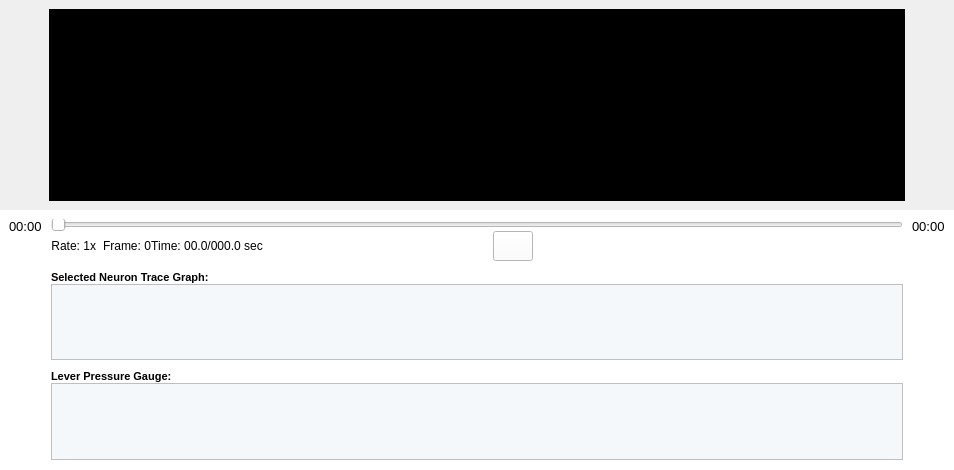
                  <widget class="QWidget" name="widget_85" native="true">
                   <property name="maximumSize">
                    <size>
                     <width>1550</width>
                     <height>16777215</height>
                    </size>
                   </property>
                   <property name="styleSheet">
                    <string notr="true">border-color: rgb(0, 0, 0);
border-color: rgb(0, 0, 0);</string>
                   </property>
                   <layout class="QGridLayout" name="gridLayout_5">
                    <property name="leftMargin">
                     <number>0</number>
                    </property>
                    <property name="topMargin">
                     <number>0</number>
                    </property>
                    <property name="rightMargin">
                     <number>0</number>
                    </property>
                    <property name="bottomMargin">
                     <number>0</number>
                    </property>
                    <property name="spacing">
                     <number>0</number>
                    </property>
                    <item row="0" column="0">
                     <widget class="QWidget" name="widget_90" native="true">
                      <property name="styleSheet">
                       <string notr="true">border-color: rgb(0, 0, 0);</string>
                      </property>
                      <layout class="QGridLayout" name="gridLayout_28" columnstretch="0,0,0">
                       <item row="0" column="0">
                        <spacer name="horizontalSpacer_4">
                         <property name="orientation">
                          <enum>Qt::Horizontal</enum>
                         </property>
                         <property name="sizeType">
                          <enum>QSizePolicy::Fixed</enum>
                         </property>
                         <property name="sizeHint" stdset="0">
                          <size>
                           <width>40</width>
                           <height>20</height>
                          </size>
                         </property>
                        </spacer>
                       </item>
                       <item row="0" column="2">
                        <spacer name="horizontalSpacer_11">
                         <property name="orientation">
                          <enum>Qt::Horizontal</enum>
                         </property>
                         <property name="sizeType">
                          <enum>QSizePolicy::Preferred</enum>
                         </property>
                         <property name="sizeHint" stdset="0">
                          <size>
                           <width>40</width>
                           <height>20</height>
                          </size>
                         </property>
                        </spacer>
                       </item>
                       <item row="0" column="1">
                        <widget class="QGraphicsView" name="scope_camera_view_item_3">
                         <property name="maximumSize">
                          <size>
                           <width>890</width>
                           <height>552</height>
                          </size>
                         </property>
                         <property name="styleSheet">
                          <string notr="true">background-color: rgb(0, 0, 0);</string>
                         </property>
                        </widget>
                       </item>
                      </layout>
                     </widget>
                    </item>
                    <item row="1" column="0">
                     <widget class="QWidget" name="widget_92" native="true">
                      <property name="sizePolicy">
                       <sizepolicy hsizetype="Minimum" vsizetype="Minimum">
                        <horstretch>0</horstretch>
                        <verstretch>0</verstretch>
                       </sizepolicy>
                      </property>
                      <property name="maximumSize">
                       <size>
                        <width>1550</width>
                        <height>260</height>
                       </size>
                      </property>
                      <property name="styleSheet">
                       <string notr="true">border-color: rgb(0, 0, 0);</string>
                      </property>
                      <layout class="QGridLayout" name="gridLayout_9">
                       <property name="leftMargin">
                        <number>0</number>
                       </property>
                       <property name="topMargin">
                        <number>0</number>
                       </property>
                       <property name="rightMargin">
                        <number>0</number>
                       </property>
                       <property name="bottomMargin">
                        <number>0</number>
                       </property>
                       <property name="spacing">
                        <number>0</number>
                       </property>
                       <item row="0" column="2">
                        <widget class="QWidget" name="widget_96" native="true">
                         <property name="sizePolicy">
                          <sizepolicy hsizetype="Minimum" vsizetype="Minimum">
                           <horstretch>0</horstretch>
                           <verstretch>0</verstretch>
                          </sizepolicy>
                         </property>
                         <property name="maximumSize">
                          <size>
                           <width>92</width>
                           <height>260</height>
                          </size>
                         </property>
                         <property name="styleSheet">
                          <string notr="true">background-color: rgb(255, 255, 255);
border-color: rgb(0, 0, 0);</string>
                         </property>
                         <layout class="QGridLayout" name="gridLayout_25">
                          <item row="1" column="0">
                           <spacer name="verticalSpacer_18">
                            <property name="orientation">
                             <enum>Qt::Vertical</enum>
                            </property>
                            <property name="sizeType">
                             <enum>QSizePolicy::Expanding</enum>
                            </property>
                            <property name="sizeHint" stdset="0">
                             <size>
                              <width>20</width>
                              <height>210</height>
                             </size>
                            </property>
                           </spacer>
                          </item>
                          <item row="0" column="0">
                           <widget class="QLabel" name="label_212">
                            <property name="font">
                             <font>
                              <family>Arial</family>
                              <pointsize>10</pointsize>
                             </font>
                            </property>
                            <property name="text">
                             <string>00:00</string>
                            </property>
                           </widget>
                          </item>
                         </layout>
                        </widget>
                       </item>
                       <item row="0" column="1">
                        <widget class="QWidget" name="widget_97" native="true">
                         <property name="maximumSize">
                          <size>
                           <width>1241</width>
                           <height>260</height>
                          </size>
                         </property>
                         <property name="styleSheet">
                          <string notr="true">border-color: rgb(0, 0, 0);
background-color: rgb(255, 255, 255);</string>
                         </property>
                         <layout class="QGridLayout" name="gridLayout_22">
                          <property name="leftMargin">
                           <number>0</number>
                          </property>
                          <property name="rightMargin">
                           <number>0</number>
                          </property>
                          <property name="bottomMargin">
                           <number>0</number>
                          </property>
                          <property name="spacing">
                           <number>0</number>
                          </property>
                          <item row="1" column="0">
                           <spacer name="verticalSpacer_33">
                            <property name="orientation">
                             <enum>Qt::Vertical</enum>
                            </property>
                            <property name="sizeType">
                             <enum>QSizePolicy::Fixed</enum>
                            </property>
                            <property name="sizeHint" stdset="0">
                             <size>
                              <width>17</width>
                              <height>10</height>
                             </size>
                            </property>
                           </spacer>
                          </item>
                          <item row="0" column="0">
                           <layout class="QGridLayout" name="gridLayout_23" columnstretch="0,0,0,1,0,2">
                            <item row="0" column="0" colspan="6">
                             <widget class="QSlider" name="horizontalSlider_12">
                              <property name="sizePolicy">
                               <sizepolicy hsizetype="Expanding" vsizetype="Fixed">
                                <horstretch>0</horstretch>
                                <verstretch>0</verstretch>
                               </sizepolicy>
                              </property>
                              <property name="maximumSize">
                               <size>
                                <width>1241</width>
                                <height>12</height>
                               </size>
                              </property>
                              <property name="toolTip">
                               <string>Scope Player</string>
                              </property>
                              <property name="orientation">
                               <enum>Qt::Horizontal</enum>
                              </property>
                             </widget>
                            </item>
                            <item row="1" column="0">
                             <widget class="QLabel" name="label_178">
                              <property name="sizePolicy">
                               <sizepolicy hsizetype="Minimum" vsizetype="Minimum">
                                <horstretch>0</horstretch>
                                <verstretch>0</verstretch>
                               </sizepolicy>
                              </property>
                              <property name="font">
                               <font>
                                <family>Arial</family>
                                <pointsize>9</pointsize>
                               </font>
                              </property>
                              <property name="text">
                               <string>Rate: 1x  </string>
                              </property>
                              <property name="alignment">
                               <set>Qt::AlignCenter</set>
                              </property>
                             </widget>
                            </item>
                            <item row="1" column="1">
                             <widget class="QLabel" name="label_211">
                              <property name="sizePolicy">
                               <sizepolicy hsizetype="Minimum" vsizetype="Minimum">
                                <horstretch>0</horstretch>
                                <verstretch>0</verstretch>
                               </sizepolicy>
                              </property>
                              <property name="font">
                               <font>
                                <family>Arial</family>
                                <pointsize>9</pointsize>
                               </font>
                              </property>
                              <property name="text">
                               <string>Frame: 0</string>
                              </property>
                              <property name="alignment">
                               <set>Qt::AlignCenter</set>
                              </property>
                             </widget>
                            </item>
                            <item row="1" column="2">
                             <widget class="QLabel" name="label_179">
                              <property name="sizePolicy">
                               <sizepolicy hsizetype="Minimum" vsizetype="Minimum">
                                <horstretch>0</horstretch>
                                <verstretch>0</verstretch>
                               </sizepolicy>
                              </property>
                              <property name="font">
                               <font>
                                <family>Arial</family>
                                <pointsize>9</pointsize>
                               </font>
                              </property>
                              <property name="text">
                               <string>Time: 00.0/000.0 sec</string>
                              </property>
                              <property name="alignment">
                               <set>Qt::AlignCenter</set>
                              </property>
                             </widget>
                            </item>
                            <item row="1" column="3">
                             <spacer name="horizontalSpacer_52">
                              <property name="orientation">
                               <enum>Qt::Horizontal</enum>
                              </property>
                              <property name="sizeHint" stdset="0">
                               <size>
                                <width>40</width>
                                <height>20</height>
                               </size>
                              </property>
                             </spacer>
                            </item>
                            <item row="1" column="4">
                             <layout class="QGridLayout" name="gridLayout_24">
                              <property name="horizontalSpacing">
                               <number>5</number>
                              </property>
                              <property name="verticalSpacing">
                               <number>0</number>
                              </property>
                              <item row="0" column="0">
                               <widget class="QPushButton" name="pushButton_10">
                                <property name="minimumSize">
                                 <size>
                                  <width>40</width>
                                  <height>30</height>
                                 </size>
                                </property>
                                <property name="maximumSize">
                                 <size>
                                  <width>40</width>
                                  <height>30</height>
                                 </size>
                                </property>
                                <property name="font">
                                 <font>
                                  <pointsize>10</pointsize>
                                 </font>
                                </property>
                                <property name="styleSheet">
                                 <string notr="true">#pushButton_10{
background-color: transparent; 
border-image: url(:/media/previous.png);
background:none;
border:none;
background-repeat:none;
}
#pushButton_10:pressed
{
border-image:url(:/media/previous_pre.png);
background-repeat: no-repeat;
}</string>
                                </property>
                                <property name="text">
                                 <string/>
                                </property>
                               </widget>
                              </item>
                              <item row="0" column="1">
                               <widget class="QPushButton" name="pushButton_11">
                                <property name="minimumSize">
                                 <size>
                                  <width>40</width>
                                  <height>30</height>
                                 </size>
                                </property>
                                <property name="maximumSize">
                                 <size>
                                  <width>40</width>
                                  <height>30</height>
                                 </size>
                                </property>
                                <property name="font">
                                 <font>
                                  <pointsize>10</pointsize>
                                 </font>
                                </property>
                                <property name="styleSheet">
                                 <string notr="true">#pushButton_11{
background-color: transparent; 
border-image: url(:/media/rw.png);
background:none;
border:none;
background-repeat:none;
}
#pushButton_11:pressed
{
border-image:url(:/media/rw_pre.png);
background-repeat: no-repeat;
}
</string>
                                </property>
                                <property name="text">
                                 <string/>
                                </property>
                               </widget>
                              </item>
                              <item row="0" column="2">
                               <widget class="QPushButton" name="pushButton_12">
                                <property name="minimumSize">
                                 <size>
                                  <width>40</width>
                                  <height>30</height>
                                 </size>
                                </property>
                                <property name="maximumSize">
                                 <size>
                                  <width>40</width>
                                  <height>30</height>
                                 </size>
                                </property>
                                <property name="font">
                                 <font>
                                  <pointsize>10</pointsize>
                                 </font>
                                </property>
                                <property name="styleSheet">
                                 <string notr="true">border-image: url(:/media/play.png);
</string>
                                </property>
                                <property name="text">
                                 <string/>
                                </property>
                               </widget>
                              </item>
                              <item row="0" column="3">
                               <widget class="QPushButton" name="pushButton_13">
                                <property name="minimumSize">
                                 <size>
                                  <width>40</width>
                                  <height>30</height>
                                 </size>
                                </property>
                                <property name="maximumSize">
                                 <size>
                                  <width>40</width>
                                  <height>30</height>
                                 </size>
                                </property>
                                <property name="font">
                                 <font>
                                  <pointsize>10</pointsize>
                                 </font>
                                </property>
                                <property name="styleSheet">
                                 <string notr="true">#pushButton_13{
background-color: transparent; 
border-image: url(:/media/ff.png);
background:none;
border:none;
background-repeat:none;
}
#pushButton_13:pressed
{
border-image:url(:/media/ff_pre.png);
background-repeat: no-repeat;
}

</string>
                                </property>
                                <property name="text">
                                 <string/>
                                </property>
                               </widget>
                              </item>
                              <item row="0" column="4">
                               <widget class="QPushButton" name="pushButton_70">
                                <property name="minimumSize">
                                 <size>
                                  <width>40</width>
                                  <height>30</height>
                                 </size>
                                </property>
                                <property name="maximumSize">
                                 <size>
                                  <width>40</width>
                                  <height>30</height>
                                 </size>
                                </property>
                                <property name="font">
                                 <font>
                                  <pointsize>10</pointsize>
                                 </font>
                                </property>
                                <property name="styleSheet">
                                 <string notr="true">#pushButton_70{
background-color: transparent; 
border-image: url(:/media/next.png);
background:none;
border:none;
background-repeat:none;
}
#pushButton_70:pressed
{
border-image:url(:/media/next_pre.png);
background-repeat: no-repeat;
}</string>
                                </property>
                                <property name="text">
                                 <string/>
                                </property>
                               </widget>
                              </item>
                             </layout>
                            </item>
                            <item row="1" column="5">
                             <spacer name="horizontalSpacer_53">
                              <property name="orientation">
                               <enum>Qt::Horizontal</enum>
                              </property>
                              <property name="sizeHint" stdset="0">
                               <size>
                                <width>380</width>
                                <height>17</height>
                               </size>
                              </property>
                             </spacer>
                            </item>
                           </layout>
                          </item>
                          <item row="4" column="0">
                           <spacer name="verticalSpacer_34">
                            <property name="orientation">
                             <enum>Qt::Vertical</enum>
                            </property>
                            <property name="sizeType">
                             <enum>QSizePolicy::Fixed</enum>
                            </property>
                            <property name="sizeHint" stdset="0">
                             <size>
                              <width>17</width>
                              <height>10</height>
                             </size>
                            </property>
                           </spacer>
                          </item>
                          <item row="3" column="0">
                           <widget class="QGraphicsView" name="OffSelectTraceView_3">
                            <property name="styleSheet">
                             <string notr="true">background-color: rgb(245, 248, 250);</string>
                            </property>
                           </widget>
                          </item>
                          <item row="6" column="0">
                           <widget class="QGraphicsView" name="OffLeverPressueViewLarge_3">
                            <property name="styleSheet">
                             <string notr="true">background-color: rgb(245, 248, 250);</string>
                            </property>
                           </widget>
                          </item>
                          <item row="7" column="0">
                           <spacer name="verticalSpacer_17">
                            <property name="orientation">
                             <enum>Qt::Vertical</enum>
                            </property>
                            <property name="sizeType">
                             <enum>QSizePolicy::Fixed</enum>
                            </property>
                            <property name="sizeHint" stdset="0">
                             <size>
                              <width>17</width>
                              <height>10</height>
                             </size>
                            </property>
                           </spacer>
                          </item>
                          <item row="2" column="0">
                           <widget class="QLabel" name="label_181">
                            <property name="font">
                             <font>
                              <family>Arial</family>
                              <pointsize>8</pointsize>
                              <weight>75</weight>
                              <bold>true</bold>
                             </font>
                            </property>
                            <property name="text">
                             <string>Selected Neuron Trace Graph: </string>
                            </property>
                            <property name="alignment">
                             <set>Qt::AlignLeading|Qt::AlignLeft|Qt::AlignTop</set>
                            </property>
                           </widget>
                          </item>
                          <item row="5" column="0">
                           <widget class="QLabel" name="label_182">
                            <property name="font">
                             <font>
                              <family>Arial</family>
                              <pointsize>8</pointsize>
                              <weight>75</weight>
                              <bold>true</bold>
                             </font>
                            </property>
                            <property name="text">
                             <string>Lever Pressure Gauge: </string>
                            </property>
                            <property name="alignment">
                             <set>Qt::AlignLeading|Qt::AlignLeft|Qt::AlignTop</set>
                            </property>
                           </widget>
                          </item>
                         </layout>
                        </widget>
                       </item>
                       <item row="0" column="0">
                        <widget class="QWidget" name="widget_94" native="true">
                         <property name="maximumSize">
                          <size>
                           <width>217</width>
                           <height>260</height>
                          </size>
                         </property>
                         <property name="styleSheet">
                          <string notr="true">background-color: rgb(255, 255, 255);
border-color: rgb(0, 0, 0);</string>
                         </property>
                         <layout class="QGridLayout" name="gridLayout_10">
                          <item row="1" column="0">
                           <spacer name="verticalSpacer_21">
                            <property name="orientation">
                             <enum>Qt::Vertical</enum>
                            </property>
                            <property name="sizeType">
                             <enum>QSizePolicy::Expanding</enum>
                            </property>
                            <property name="sizeHint" stdset="0">
                             <size>
                              <width>20</width>
                              <height>211</height>
                             </size>
                            </property>
                           </spacer>
                          </item>
                          <item row="0" column="0">
                           <widget class="QLabel" name="label_213">
                            <property name="font">
                             <font>
                              <family>Arial</family>
                              <pointsize>10</pointsize>
                             </font>
                            </property>
                            <property name="text">
                             <string>00:00</string>
                            </property>
                           </widget>
                          </item>
                         </layout>
                        </widget>
                       </item>
                      </layout>
                     </widget>
                    </item>
                   </layout>
                  </widget>
